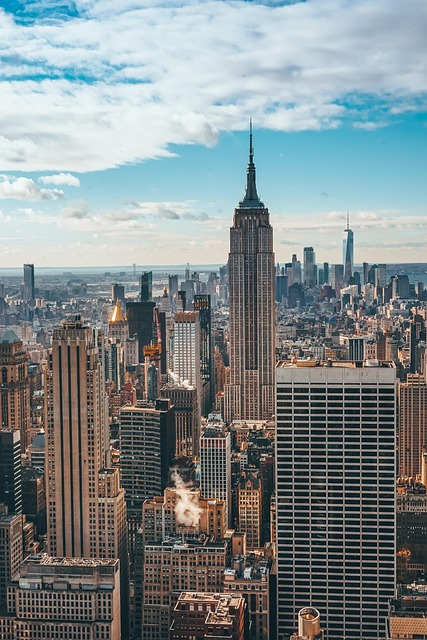
#> input picture SojeongLim/week5/sample.jpg, 427 x 640 px, found by its file name
$ python CannyEdgeDetection.py
#> lines starting #> are read from the running program, lines starting #| are printed output that depends on the picture
import cv2
import numpy as np

# 1. 이미지 불러오기
img = cv2.imread(r'python_study/week5/sample.jpg')
#> img is the input picture: shape (640, 427, 3); mean B, G, R 139.6, 137.6, 128.4

# 2. 그레이스케일 변환
gray = cv2.cvtColor(img, cv2.COLOR_BGR2GRAY)
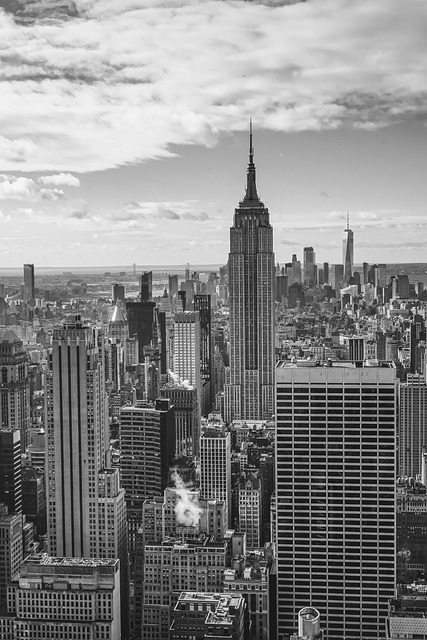
#> gray: shape (640, 427); min 0, max 254, mean 135.1

# 3. 가우시안 블러 적용
blur = cv2.GaussianBlur(gray, (5,5), 1.5)
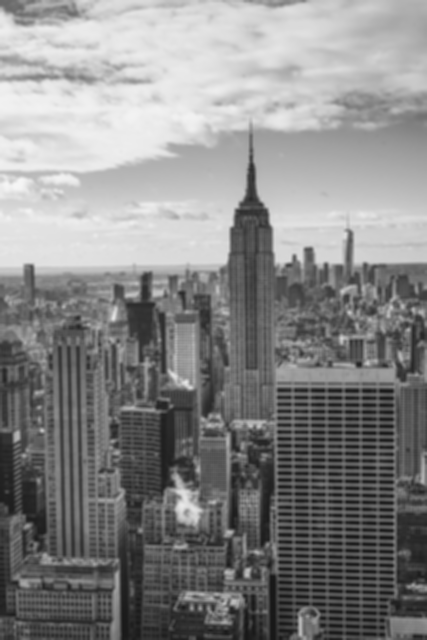
#> blur: shape (640, 427); min 23, max 245, mean 135.1

# 4. Canny Edge Detection 실행 (이중 임계값 적용)
edges = cv2.Canny(blur, 100, 200)
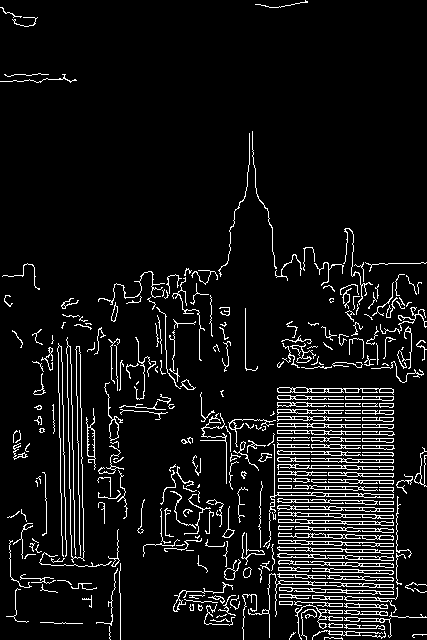
#> edges: shape (640, 427); 7.5% white in thin lines or dots

# 5. 결과 출력
cv2.imshow('Original', img)
cv2.imshow('Canny Edges', edges)
cv2.waitKey(0)
cv2.destroyAllWindows()
